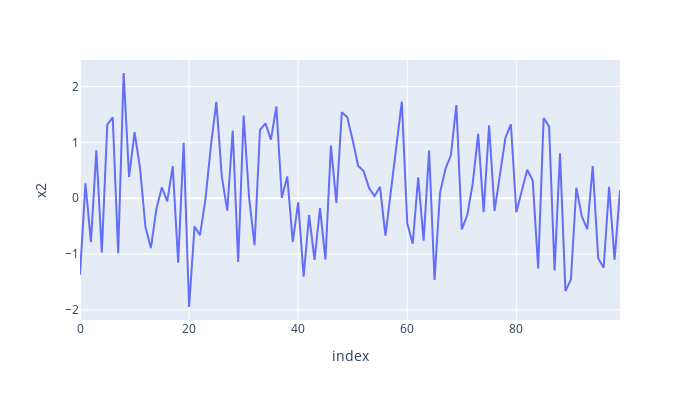

Notebook cell for this chart:
### Markdown cell above
### Line plot

### Code cell
### Line plot ###
fig = px.line(dat, y='x2', width=700, height=400)
fig

### Figure 1 — Plotly figure (JSON) as saved in the notebook; plotly's stock layout.template omitted (floating-point values rounded to 4 significant figures)
{"data": [{"hovertemplate": "index=%{x}<br>x2=%{y}<extra></extra>", "legendgroup": "", "line": {"color": "#636efa", "dash": "solid"}, "marker": {"symbol": "circle"}, "mode": "lines", "name": "", "orientation": "v", "showlegend": false, "type": "scatter", "x": [0, 1, 2, 3, 4, 5, 6, 7, 8, 9, 10, 11, 12, 13, 14, 15, 16, 17, 18, 19, 20, 21, 22, 23, 24, 25, 26, 27, 28, 29, 30, 31, 32, 33, 34, 35, 36, 37, 38, 39, 40, 41, 42, 43, 44, 45, 46, 47, 48, 49, 50, 51, 52, 53, 54, 55, 56, 57, 58, 59, 60, 61, 62, 63, 64, 65, 66, 67, 68, 69, 70, 71, 72, 73, 74, 75, 76, 77, 78, 79, 80, 81, 82, 83, 84, 85, 86, 87, 88, 89, 90, 91, 92, 93, 94, 95, 96, 97, 98, 99], "xaxis": "x", "y": [-1.369, 0.268, -0.7858, 0.8577, -0.9692, 1.317, 1.449, -0.9827, 2.243, 0.3832, 1.183, 0.5469, -0.5171, -0.8933, -0.1969, 0.1937, -0.05514, 0.5749, -1.153, 0.9931, -1.948, -0.5047, -0.661, -0.01599, 0.9412, 1.728, 0.386, -0.2231, 1.211, -1.14, 1.481, 0.008659, -0.8411, 1.226, 1.341, 1.05, 1.644, 0.009525, 0.3905, -0.7825, -0.07271, -1.403, -0.3004, -1.106, -0.1758, -1.099, 0.9447, -0.08345, 1.543, 1.45, 1.034, 0.5762, 0.4857, 0.1827, 0.03778, 0.2052, -0.6684, 0.1338, 0.9829, 1.729, -0.4497, -0.815, 0.3763, -0.7598, 0.8562, -1.464, 0.09673, 0.5246, 0.7731, 1.669, -0.5584, -0.303, 0.2655, 1.153, -0.2488, 1.308, -0.2271, 0.4714, 1.084, 1.324, -0.2509, 0.1363, 0.5111, 0.316, -1.258, 1.436, 1.283, -1.291, 0.8063, -1.662, -1.457, 0.1889, -0.3232, -0.5537, 0.5755, -1.074, -1.245, 0.2057, -1.101, 0.1389], "yaxis": "y"}], "layout": {"height": 400, "legend": {"tracegroupgap": 0}, "margin": {"t": 60}, "width": 700, "xaxis": {"anchor": "y", "domain": [0, 1], "title": {"text": "index"}}, "yaxis": {"anchor": "x", "domain": [0, 1], "title": {"text": "x2"}}}}
